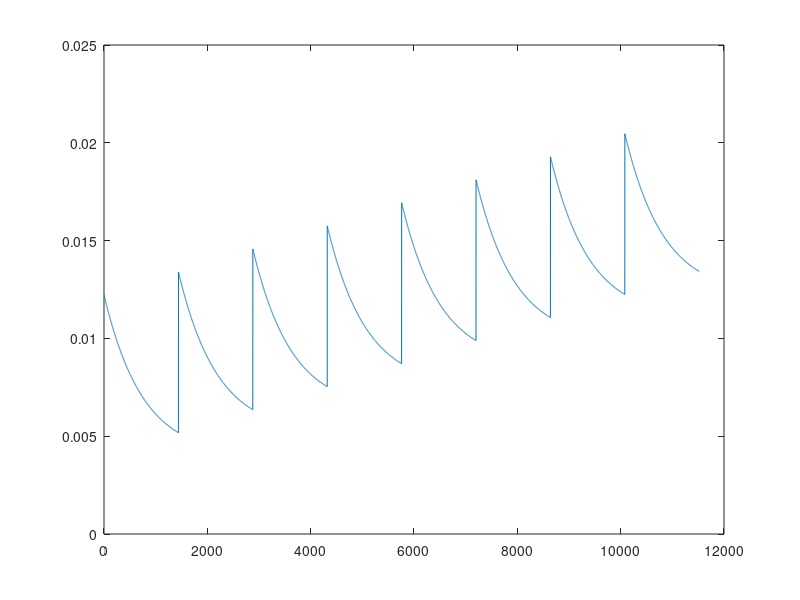

Recreate this plot in MATLAB. (Note: this script raises an error after producing the figure.)
function epcmetamodel
%EPCMETAMODEL   Rate constant dynamics for kinetic models.
%   EPCMETAMODEL models temporal changes of place cell-to-low rate cell
%   rate constant (low rate cell-to-place cell rate constant is kept fixed.)
%   It calls EPCKINETICMODELL for each day and hour (two nested cycles).
%   EPCKINETICMODEL simulates one hour with given rate constants. Note,
%   that this way, the rate constant dynamics is sampled every hour, and it
%   is not updated throughout an hour (this will be changed in future
%   versoins).
%
%   EPCMETAMODEL simulates rate constant changes as follows. Each day
%   begins with an abrupt increase, followed by an exponential decay. The
%   dynamics is of the form exp(-bt-a). 'b' is the time constant of the
%   decay and 'a' controls the extent of the increase.
%
%   Initial rate constants and concentrations represent a steady state
%   system, where place cells constitute 60% of all cells, place
%   cell-to-low rate cell rate constant is 0.004 and low rate cell-to-place
%   cell rate constant is 0.006 (kept fixed).
%
%   See also EPCKINETICMODEL.

% calls epckineticmodel
% epckineticmodell simulates one hour with given parameters
% parameters change in epcmetamodel
% cycle for the hours and days
% rate constant changes: get abrubtly multiplied by sg, and slowly decays (two params)
% these two params we should fit to real data
% params of epckineticmodell: initial concentrations - should estimate from control data
% and steady-state rate constants: sets the noise - can be set arbitrarily?

% fitting to data: a third program should get the samples corresponding to
% the recordings
% least-square fit for the two parameters? might be VERY SLOW...

% Equilibrium rate constants
k_PL0 = 0.004;

% Generate rate constant dynamics
x = 1:24*60;
ex = exp(-0.00135*x-4.8);
k_PL = k_PL0 + ex;
for dys = 2:8
    k_PL = [k_PL ex+k_PL(end)];
end
figure;plot(k_PL)

% First run
pc = 60;
[PC LC T] = epckineticmodel(pc,k_PL0);

% Loop days and hours (resolution will be minutes)
for dys = 1:8
    disp(dys)
    for hrs = 1:24
        pc = PC(end);   % start from last concentration
        [PCt LCt Tt] = epckineticmodel(pc,k_PL((dys-1)*24*60+(hrs-1)*60+1));
        PC = [PC PCt];   %#ok<AGROW>
        LC = [LC LCt];   %#ok<AGROW>
        T = [T Tt+(dys-1)*24*60+hrs*60];   %#ok<AGROW>
    end
    close all
end

% Plot
figure
hold on
P1 = plot(T,LC,'b');
P2 = plot(T,PC,'r');
legend([P2 P1],{'place cell' 'low rate cell'})
keyboard
